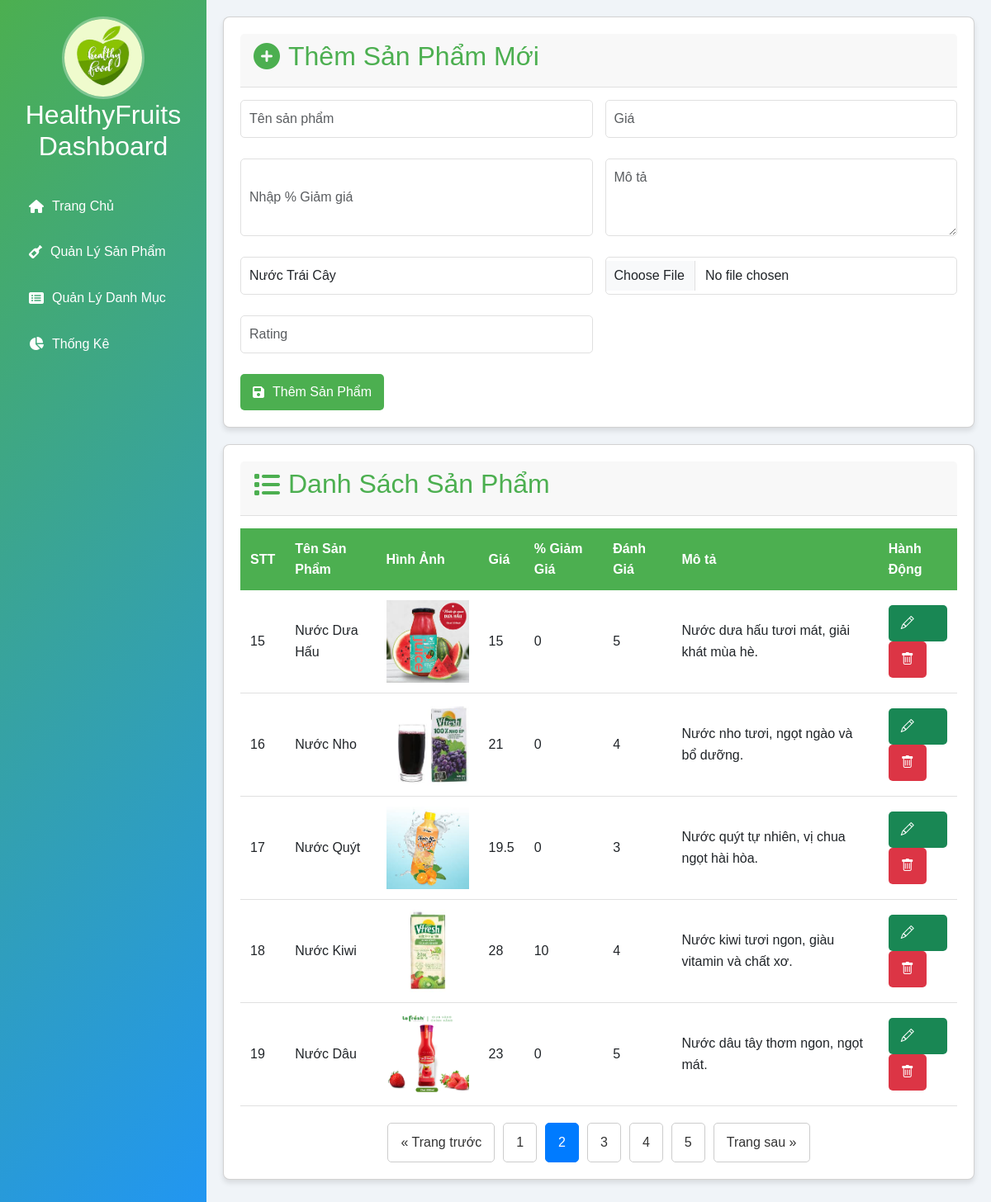
The page /dashboard.php?page=2 (signed in) on the database its author committed.
### tables this page shows
CREATE TABLE IF NOT EXISTS `products` (
  `id` int NOT NULL AUTO_INCREMENT,
  `name` varchar(191) NOT NULL,
  `description` text,
  `price` double(10,2) NOT NULL,
  `discount` int DEFAULT '0',
  `category_id` int DEFAULT NULL,
  `image` varchar(191) DEFAULT NULL,
  `rating` int NOT NULL,
  `created_at` datetime DEFAULT CURRENT_TIMESTAMP,
  `updated_at` datetime DEFAULT CURRENT_TIMESTAMP ON UPDATE CURRENT_TIMESTAMP,
  PRIMARY KEY (`id`),
  KEY `category_id` (`category_id`)
);

### app/models/Category.php (called while the page is built, shortened)
<?php
require_once 'Database.php';
    class Category extends Database{
            public function getAllCatogories()
            {
                $sql=parent::$connection->prepare('SELECT * FROM categories');
                return parent::select($sql);
            }
    }
?>

### app/models/Database.php (called while the page is built, shortened)
<?php
    class Database {
        public function select ($sql)
        {
            $sql->execute();
            $item=$sql->get_result()->fetch_all(MYSQLI_ASSOC);
            return $item;
        }
    }
?>

### app/models/Product.php (called while the page is built, shortened)
<?php
require_once 'Database.php';
class Product extends Database
{
    public function getNewProductDashboard()
{
    $sql = parent::$connection->prepare('SELECT * FROM products ORDER BY created_at DESC');
    return parent::select($sql);
}
    public function countAllProducts()
    {
        $stmt = parent::$connection->prepare("SELECT COUNT(*) as total FROM products");
        $stmt->execute();
        $result = $stmt->get_result();
        $row = $result->fetch_assoc();
        return $row['total'];
    }
    public function getAllProductPaginated($offset, $limit)
    {
        $stmt = parent::$connection->prepare("
        SELECT *
        FROM products ORDER BY created_at DESC
        LIMIT ? OFFSET ?
    ");
        $stmt->bind_param("ii", $limit, $offset);
        $stmt->execute();
        $result = $stmt->get_result();
        return $result->fetch_all(MYSQLI_ASSOC);
    }
}

### dashboard.php (the view, shortened to what this page needs)
<?php
require_once 'config/database.php';
require_once 'app/models/Product.php';
require_once 'app/models/Category.php';
$productModel = new Product();
$products = $productModel->getNewProductDashboard();
$categoryModel = new Category();
$category = $categoryModel->getAllCatogories();
$perPage = 5;
$currentPage = isset($_GET['page']) ? (int)$_GET['page'] : 1;
$offset = ($currentPage - 1) * $perPage;
$productModel = new Product();
$products = $productModel->getAllProductPaginated($offset, $perPage);
$totalProducts = $productModel->countAllProducts();
$totalPages = ceil($totalProducts / $perPage);
$data = [
    'products' => $products,
    'currentPage' => $currentPage,
    'totalPages' => $totalPages,
    'totalProducts' => $totalProducts,
    'perPage' => $perPage
];
?>
<!DOCTYPE html>
<html lang="vi">
<head>
    <link href="https://cdnjs.cloudflare.com/ajax/libs/font-awesome/6.0.0-beta3/css/all.min.css" rel="stylesheet">
    <link href="https://cdn.jsdelivr.net/npm/bootstrap-icons@1.5.0/font/bootstrap-icons.css" rel="stylesheet" />
    <link href="https://cdn.jsdelivr.net/npm/bootstrap@5.3.2/dist/css/bootstrap.min.css" rel="stylesheet">
</head>
<body>
    <div class="dashboard-container">
        <div class="sidebar">
            <div class="sidebar-logo">
                <img src="public/images/heallthyfood.jpg" alt="Fruit Juice Logo">
                <h2>HealthyFruits Dashboard</h2>
            </div>
            <ul class="sidebar-menu">
                  <li>
                  <button onclick="window.location.href='index.php'">
                        <i class="fas fa-home"></i> Trang Chủ
                    </button>
                </li>
                <li>
                    <button onclick="showSection('products')">
                        <i class="fas fa-wine-bottle"></i> Quản Lý Sản Phẩm
                    </button>
                </li>
                <li>
                    <button onclick="showSection('categories')">
                        <i class="fas fa-list-alt"></i> Quản Lý Danh Mục
                    </button>
                </li>
                <li>
                    <button onclick="showSection('analytics')">
                        <i class="fas fa-chart-pie"></i> Thống Kê
                    </button>
                </li>
            </ul>
        </div>
        <div class="main-content">
            <div id="products-section" class="section">
                <div class="card">
                    <div class="card-header">
                        <h2><i class="fas fa-plus-circle"></i> Thêm Sản Phẩm Mới</h2>
                    </div>
                    <form id="product-form" class="form-grid" method="post" enctype="multipart/form-data">
                        <input type="text" name="name" class="form-control" placeholder="Tên sản phẩm" required>
                        <input type="text"name="price" class="form-control" placeholder="Giá" required>
                        <input type="number" name ="discount" class="form-control" placeholder="Nhập % Giảm giá" required>
                        <textarea class="form-control" id="description" name="description" rows="3" placeholder="Mô tả" required></textarea>
                        <select class="form-control" required name="id" id="category_id">
                             <?php  foreach($category as $ca) :?>
                                <option value="<?php echo $ca['id']?>">
                                        <?php echo $ca['name']?>
                                </option>
                                <?php  endforeach ?>
                        </select>
                        <input type="file" class="form-control" id="image" name="image" require>
                        <input type="number" class="form-control" id="rating" name="rating" require placeholder="Rating" >
                        <div style="grid-column: span 2;">
                            <button type="submit" class="btn btn-primary" name="add_product">
                                <i class="fas fa-save"></i> Thêm Sản Phẩm
                            </button>
                        </div>
                    </form>
                </div>
                <div class="card">
                    <div class="card-header">
                        <h2><i class="fas fa-list"></i> Danh Sách Sản Phẩm</h2>
                    </div>
                    <div class="table-responsive">
                        <table>
                            <thead>
                                <tr>
                                    <th>STT</th>
                                    <th>Tên Sản Phẩm</th>
                                    <th>Hình Ảnh</th>
                                    <th>Giá</th>
                                    <th>% Giảm Giá</th>
                                    <th>Đánh Giá</th>
                                    <th>Mô tả</th>
                                    <th>Hành Động</th>
                                </tr>
                            </thead>
                            <tbody>
                            <?php
                                    foreach($products as $pr):?>
                                 <tr>
                                    <td><?php echo $pr['id']?></td>
                                    <td><?php echo $pr['name'] ?></td>
                                    <?php
                                        $imageName = $pr['image'];
                                        $imagePath = 'public/images/' . $imageName;
                                        ?>
                                    <td> <img src="<?php echo htmlspecialchars($imagePath); ?>" width="100px" alt="Product Image"></td>
                                    <td><?php echo $pr['price']?></td>
                                    <td><?php echo $pr['discount']?></td>
                                    <td><?php echo $pr['rating']?></td>
                                    <td><?php echo $pr['description'] ?></td>
                                 <td>  <a href="#"
                                    onclick="openEditModal(
                                         '<?php echo $pr['id']; ?>',
                                            '<?php echo $pr['name']; ?>',
                                            '<?php echo $pr['price']; ?>',
                                            '<?php echo $pr['category_id']; ?>',
                                            '<?php echo htmlspecialchars($pr['description']); ?>',
                                            '<?php echo $pr['image']; ?>',
                                             '<?php echo $pr['rating']; ?>'
                                        )"
                                    class="btn btn-success"
                                    data-toggle="modal"
                                    data-target="#editProductModal">
                                        <i class="bi bi-pencil"></i>
                                    </a>
                                    <form method="post" style="display:inline;" action="dashboard.php">
                                        <button type="submit"
                                                name="delete"
                                                class="btn btn-danger btn-action"
                                                onclick="return confirm('Bạn có chắc chắn xóa sản phẩm này không')">
                                            <i class="bi bi-trash"></i>
                                        </button>
                                    </form></td>
                             </tr>
                        <?php endforeach ?>
                            </tbody>
                        </table>
                          <div class="pagination">
                                    <?php if ($data['currentPage'] > 1): ?>
                                        <a href="?page=<?php echo $data['currentPage'] - 1; ?>">&laquo; Trang trước</a>
                                    <?php endif; ?>
                                    <?php for ($i = 1; $i <= $data['totalPages']; $i++): ?>
                                        <a href="?page=<?php echo $i; ?>"
                                        class="<?php echo $i === $data['currentPage'] ? 'active' : ''; ?>">
                                            <?php echo $i; ?>
                                        </a>
                                    <?php endfor; ?>
                                    <?php if ($data['currentPage'] < $data['totalPages']): ?>
                                        <a href="?page=<?php echo $data['currentPage'] + 1; ?>">Trang sau &raquo;</a>
                                    <?php endif; ?>
                             </div>
                    </div>
                </div>
            </div>
        </div>
    </div>
</body>
</html>

### dashboard.php (style rules this page uses)
:root { --primary-color: #4CAF50; --secondary-color: #2196F3; --background-color: #f0f4f8; --card-background: #ffffff; --text-primary: #333; --text-secondary: #666; --border-color: #e0e0e0; }
* { margin: 0; padding: 0; box-sizing: border-box; }
body { font-family: 'Arial', sans-serif; background-color: var(--background-color); color: var(--text-primary); line-height: 1.6; }
.dashboard-container { display: grid; grid-template-columns: 250px 1fr; min-height: 100vh; }
.sidebar { background: linear-gradient(135deg, var(--primary-color), var(--secondary-color)); padding: 20px; color: white; }
.sidebar-logo { text-align: center; margin-bottom: 30px; }
.sidebar-logo img { width: 100px; height: 100px; border-radius: 50%; object-fit: cover; border: 3px solid rgba(255,255,255,0.3); }
.sidebar-menu { list-style: none; padding: 0; }
.sidebar-menu li { margin-bottom: 10px; }
.sidebar-menu button { width: 100%; text-align: left; background: transparent; border: none; color: white; padding: 10px 15px; border-radius: 5px; cursor: pointer; transition: background-color 0.3s ease; display: flex; align-items: center; gap: 10px; }
.main-content { padding: 20px; background-color: var(--background-color); overflow-y: auto; }
.card { background-color: var(--card-background); border-radius: 8px; box-shadow: 0 4px 6px rgba(0,0,0,0.1); padding: 20px; margin-bottom: 20px; }
.card-header { display: flex; justify-content: space-between; align-items: center; border-bottom: 1px solid var(--border-color); padding-bottom: 10px; margin-bottom: 15px; }
.card-header h2 { display: flex; align-items: center; gap: 10px; color: var(--primary-color); }
.form-grid { display: grid; grid-template-columns: 1fr 1fr; gap: 15px; }
.form-control { width: 100%; padding: 10px; border: 1px solid var(--border-color); border-radius: 5px; margin-bottom: 10px; }
.btn { padding: 10px 15px; border: none; border-radius: 5px; cursor: pointer; display: flex; align-items: center; gap: 10px; }
.btn-primary { background-color: var(--primary-color); color: white; }
.table-responsive { overflow-x: auto; }
table { width: 100%; border-collapse: collapse; }
table th { background-color: var(--primary-color); color: white; padding: 12px; text-align: left; }
table td { padding: 12px; border-bottom: 1px solid var(--border-color); }
.pagination { display: flex; justify-content: center; margin-top: 20px; }
.pagination a { margin: 0 5px; padding: 10px 15px; border: 1px solid #ccc; text-decoration: none; color: #333; border-radius: 5px; }
.pagination a.active { background-color: #007bff; color: white; border-color: #007bff; }

### rows shown on the page
products: id "15", name "Nước Dưa Hấu", image (picture), price "15", discount "0", rating "5", description "Nước dưa hấu tươi mát, giải khát mùa hè."
products: id "16", name "Nước Nho", image (picture), price "21", discount "0", rating "4", description "Nước nho tươi, ngọt ngào và bổ dưỡng."
products: id "17", name "Nước Quýt", image (picture), price "19.5", discount "0", rating "3", description "Nước quýt tự nhiên, vị chua ngọt hài hòa."
products: id "18", name "Nước Kiwi", image (picture), price "28", discount "10", rating "4", description "Nước kiwi tươi ngon, giàu vitamin và chất xơ."
products: id "19", name "Nước Dâu", image (picture), price "23", discount "0", rating "5", description "Nước dâu tây thơm ngon, ngọt mát."

### other values the page prints
form field id "Nước Trái Cây"
